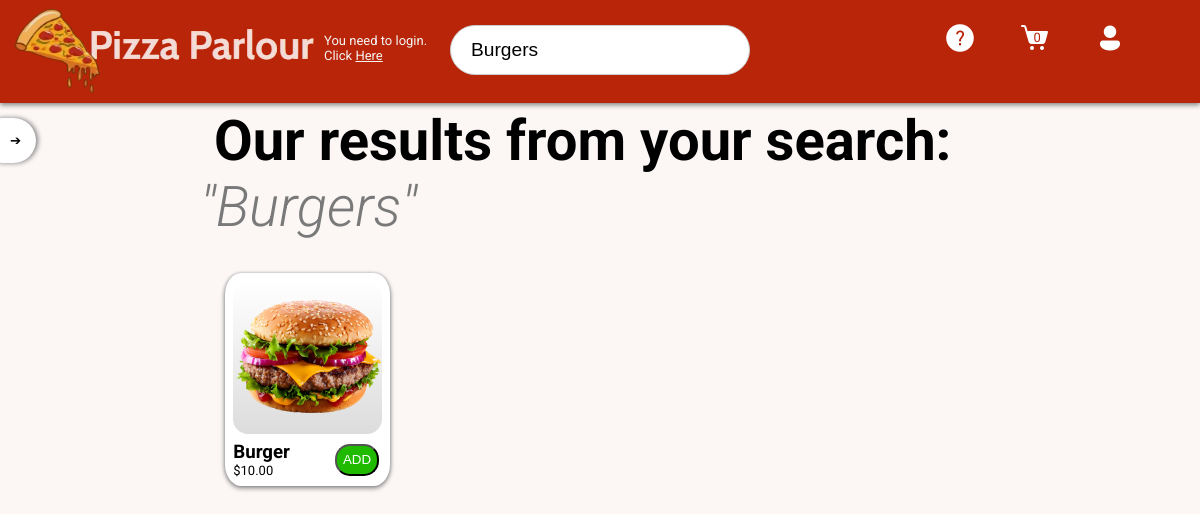
/products/?search=Burgers, run on the app's committed database.
### products/models.py (models this page shows, shortened)
class Label(models.Model):
    name = models.CharField(max_length=15)

class Product(models.Model):
    name = models.CharField(max_length=30)
    slug = models.SlugField()
    price = models.DecimalField(max_digits=4, decimal_places=2)
    description = models.TextField()
    image = models.ImageField(default='fallback.png', blank=True)
    labels = models.ManyToManyField('Label', through='LabelProduct')
    ingredients = models.ManyToManyField('Ingredient', through='IngredientProduct')

### products/views.py (the view)
# urls.py: path('', views.products_menu, name="menu"),
def products_menu(request):
    search_query=request.GET.get('search','')
    labels = Label.objects.all()
    if search_query=='':
        products = Product.objects.all()
    else:
        products = Product.objects.filter(
            Q(name__icontains = search_query) |
            Q(labelproduct__label__name__icontains = search_query)
            ).distinct()
    return render(request, 'products/menu.html', {'products': products,
                                                  'labels':labels,
                                                  'search_query':search_query})

### products/context_processors.py (called while the page is built)
def cart_item_quantity(request):
    if request.user.is_authenticated:
        cart, created = Cart.objects.get_or_create(user=request.user, completed=False)
        return {'cart_item_quantity':cart.num_of_items}
    return{'cart_item_quantity':0}

### products/templates/products/menu.html (shortened to what this page needs)
{% extends "layout.html" %}
{% block content %}
    <section>
        <div class="container">
            <div>
                <button class="openBtn">&#10132;</button>
            </div>
            <div>
                {% if search_query != "" %}
                <h3 class="results">
                    &nbsp;Our results from your search:
                    <span>"{{ search_query }}"</span>
                </h3>
                {% endif %}
                {% if products|length == 0 %}
                <h6>
                    Sorry but we could not understand what you were looking for.
                    Click <a href="/products/" class="underlined">here</a> to go
                     to menu. &nbsp;&nbsp;&nbsp;
                </h6>
                {% else %}
                <div class="menu">
                {% for product in products %}
                    <div class="card">
                        <a href="{% url 'products:page' slug=product.slug %}">
                            <div class="image-container">
                                <img class="product-img"
                                src="{{ product.image.url }}"
                                alt="{{ product.name }}">
                            </div>
                        </a>
                        <div class="small-product-info">
                            <a href="{% url 'products:page' slug=product.slug %}">
                                <h3>{{ product.name }}</h3>
                                <p>${{ product.price }}</p>
                            </a>
                            <button id="add" class="add-button" value="{{ product.id }}">
                                ADD
                            </button>
                        </div>
                    </div>
                {% endfor %}
                </div>
                {% endif %}
            </div>
        </div>
    </section>
{% endblock %}

### static/css/style.css (style rules this page uses)
* { margin: 0; padding: 0; box-sizing: border-box; }
body { min-height: 100vh; background-color: rgb(252,246,245); color: rgb(0,0,0); font-family: "Roboto", "consolas", sans-serif; font-size: 3rem; }
.container { display: grid; grid-template-columns: 1fr 4fr 1fr; }
.results { padding: 1% 0; }
.openBtn { z-index: -1 ; padding: 15px; padding-left: 30px; margin-left: -20px; border-radius: 100px; background-color: white; color: black; border: none; box-shadow: 2px 0 5px gray; }
.small-product-info { display: grid; grid-template-columns: 2fr 1fr; }
.menu { display: grid; column-gap: 30px; row-gap: 50px; grid-template-columns: repeat(4, 1fr); padding: 25px; z-index: 1; }
.card { font-size: medium; background: white; padding: 5%; border-radius: 10%; box-shadow: 0 2px 5px gray, -1px 0 2.5px lightgray, 1px 0 2.5px lightgray; position: relative; }
.image-container { background-image: linear-gradient(rgba(0,0,0,0),rgb(220, 220, 220)); border-radius: 10%; margin-bottom: 5%; }
.add-button { margin: 5%; color: white; background-color: rgb(32, 187, 1); border-radius: 15px; z-index: 3; }
.product-img { width: 100%; }
img { align-items: center; }
h3 { font-weight: 700; }
p { font-size: small; }
a { text-decoration: none; color: inherit; }
span { font-weight: 300; font-style: italic; color: #797979; }

### data on the page
Label: name "Burgers"
Product: image (picture), name "Burger", price "10.00", {{ product.id }} 2 (drawn)

### other printed values
{{ cart_item_quantity }} "0"
